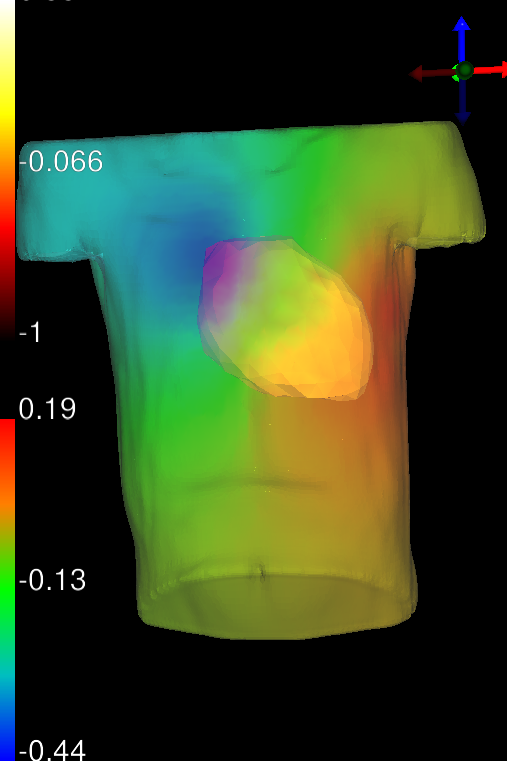
#> input picture test_image_1.png, 507 x 761 px, found by its file name
$ python image_comparer.py   (older library calls are emulated)
#> lines starting #> are read from the running program, lines starting #| are printed output that depends on the picture; after the words box and inside, x2 and y2 are one past the last pixel; in counts of white or black regions, pixels touching at a corner belong together; long printed decimals are rounded
import os, sys
import numpy as np
from scipy import misc
from scipy import ndimage

def read_images(img1_path, img2_path):
    img1 = misc.imread(img1_path)
    img2 = misc.imread(img2_path)
    return img1, img2


def IOU_color(img1, img2):
    """
    In this function I take the two images, which are assumed to
    be correctly aligned and of the same shape, and I return the
    intersection over union. I define IOU in this case to mean
    the intersection (the number of pixels that have the same value)
    divided by the union (the number of pixels in the image).
    As such, the values becomes a kind of percentage of the images
    that is similar. The IOU I calculate here is based off of the color
    images. As such, I simply sum up the number of pixels that are exactly
    the same between both images for the intersection.
    See below for an alternative process.
    """
    assert img1.shape == img2.shape

    notsame = img1 != img2
    notsame = np.max(notsame, axis=-1)
    comp = np.zeros(notsame.shape)
    comp += notsame
    comp *= 255
    misc.imsave("comp_color_onlydif.png", comp)

    union = notsame.shape[0]*notsame.shape[1]
    intersection = union - np.sum(notsame)
    iou = intersection / float(union)

    same = img1 == img2
    same = np.min(same, axis=-1)
    comp2 = img1.copy()
    comp2[same] = 0
    misc.imsave("comp_color_sub1.png", comp2)

    return iou


def IOU_grayscale(img1, img2):
    """
    In this function I take the two images, which are assumed to
    be correctly aligned and of the same shape, and I return the
    intersection over union. I define IOU in this case to mean
    the intersection (the number of pixels that have the same value)
    divided by the union (the number of pixels in the image).
    As such, the values becomes a kind of percentage of the images
    that is similar. The IOU I calculate here is based off of the grayscaled
    images. In particular, instead of simply calculating which pixels have
    the same grayscale value and which don't, I instead subtract one image
    the other and normalize, giving me an image where similar atributes
    have been subtracted out. I then threshold the resulting image, making
    each value a one or zero, and sum the result, which gives me the value
    for intersection. This is more rubust than simply calculating the
    intersection by summing the number of pixels that are exactly the same
    between images. Below I save out images that show the intermediary steps,
    visualizing the process step by step.
    """
    assert img1.shape == img2.shape
    img1_mean = np.mean(img1, axis=-1)
    img2_mean = np.mean(img2, axis=-1)
    comp = img1_mean - img2_mean
    misc.imsave("comp_grayscale_1-2.png", comp)
    temp = misc.imread("comp_grayscale_1-2.png")
    comp = np.array(temp > 128, dtype=np.uint8)
    union = comp.shape[0]*comp.shape[1]
    intersection = union - np.sum(comp)
    iou = intersection / float(union)

    comp *= 255
    misc.imsave("comp_grayscale_1-2_threshold.png", comp)

    comp2 = img1.copy()
    comp2[temp < 128] = 0
    misc.imsave("comp_grayscale_sub1.png", comp2)

    return iou


# [6 lines of commented-out code are left out]


def main():

    img1_path = "test_data/diff_test/test_image_1.png"
    img2_path = "test_data/diff_test/test_image_2.png"
    if len(sys.argv) > 2:
        img1_path = sys.argv[1]
        img2_path = sys.argv[2]
    img1, img2 = read_images(img1_path, img2_path)
#> in read_images, img1 is the input picture: shape (761, 507, 3); mean R, G, B 52.2, 69, 33.5
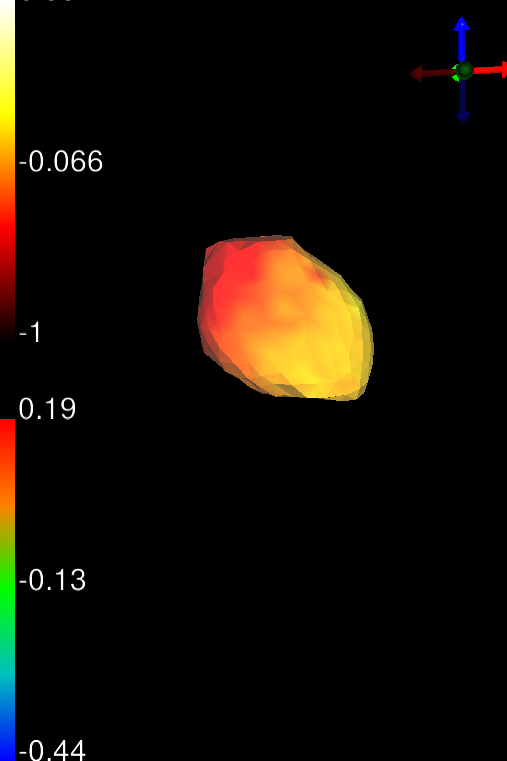
#> input picture test_image_2.png, 507 x 761 px, found by its file name
#> in read_images, img2 is the input picture: shape (761, 507, 3); mean R, G, B 19.2, 13.1, 5.9
    iou = IOU_color(img1, img2)
#> in IOU_color, `notsame = np.max(notsame, axis=-1)`:
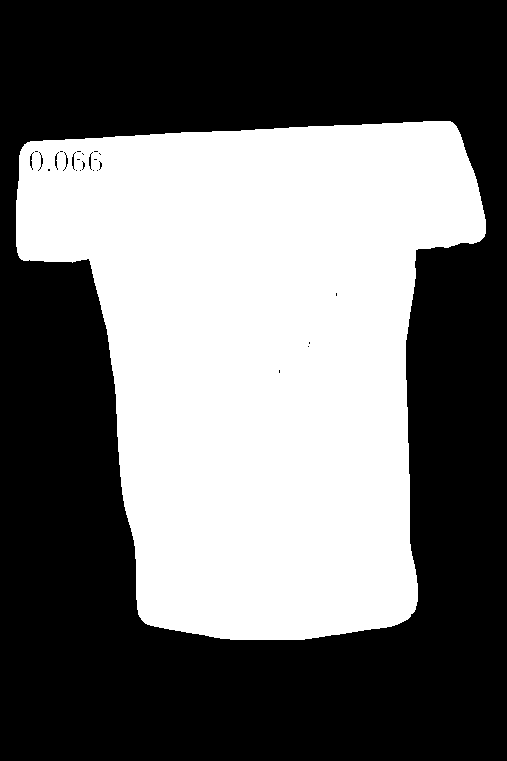
#> notsame: shape (761, 507) bool; 43.4% white; 1 white region, box (x1, y1, x2, y2) and area: (16, 121, 486, 640) 167378
#> in IOU_color, `intersection = union - np.sum(notsame)`: intersection = 218449
#> in IOU_color, `iou = intersection / float(union)`: iou = 0.566
#> in IOU_color, `same = img1 == img2`:
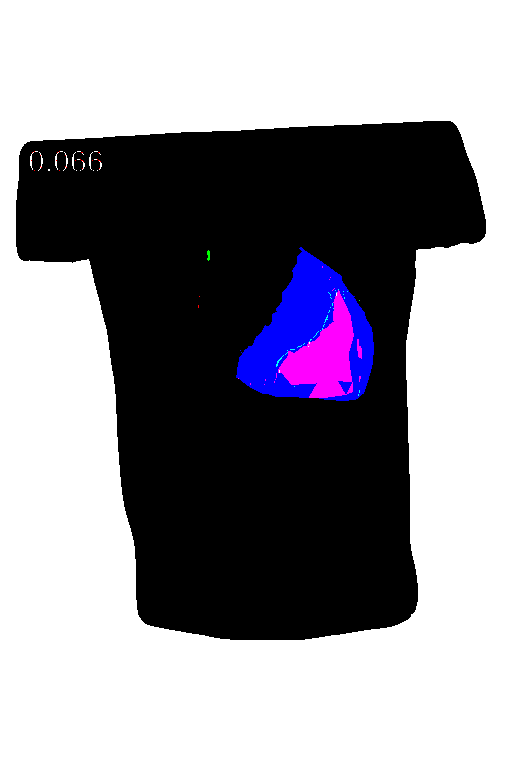
#> same: shape (761, 507, 3) bool; mean R, G, B 0.577, 0.566, 0.601
#> in IOU_color, `comp2[same] = 0`:
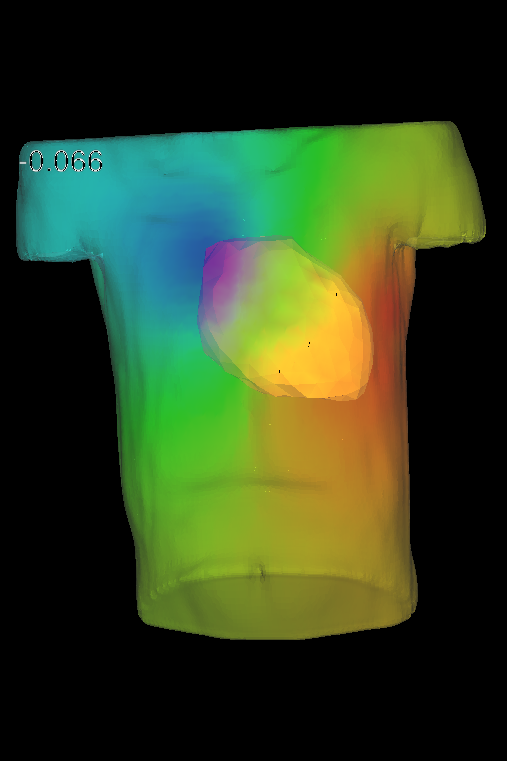
#> comp2: shape (761, 507, 3); 3.6% of pixels changed, all inside (x1, y1, x2, y2) = (0, 0, 507, 761)
#> iou = 0.566
    print('iou of color images:', iou)
#| iou of color images: 0.5662
    iou = IOU_grayscale(img1, img2)
#> in IOU_grayscale, `img1_mean = np.mean(img1, axis=-1)`:
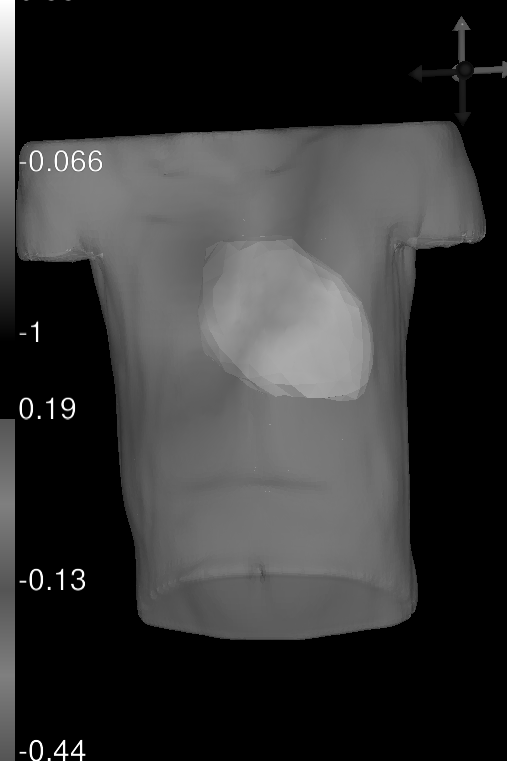
#> img1_mean: shape (761, 507) float64; min 0, max 255, mean 51.6
#> in IOU_grayscale, `comp = np.array(temp > 128, dtype=np.uint8)`:
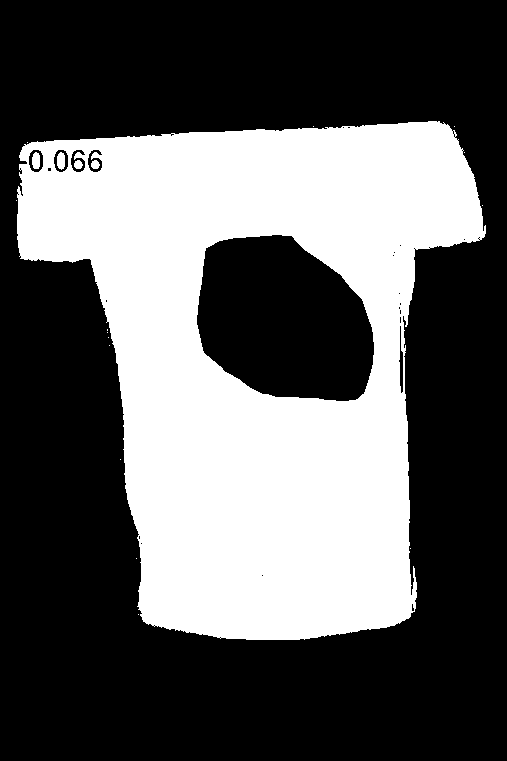
#> comp: shape (761, 507); values 0 (black) and 1 (white), 36.5% white; 19 white regions (14 under 20 px), largest, box (x1, y1, x2, y2) and area: (17, 121, 486, 640) 140407, (57, 152, 65, 170) 119, (32, 152, 40, 169) 116, (74, 160, 83, 169) 62, (91, 160, 100, 169) 62
#> in IOU_grayscale, `intersection = union - np.sum(comp)`: intersection = 245046
#> in IOU_grayscale, `iou = intersection / float(union)`: iou = 0.635
#> in IOU_grayscale, `comp2[temp < 128] = 0`:
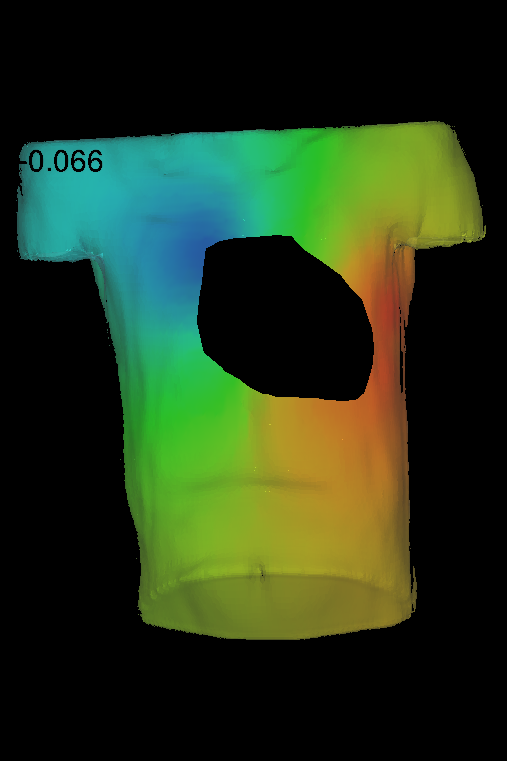
#> comp2: shape (761, 507, 3); 10.44% of pixels changed, all inside (x1, y1, x2, y2) = (0, 0, 507, 761)
#> iou = 0.635
    print('iou of grayscale images:', iou)
#| iou of grayscale images: 0.6351


if __name__ == '__main__':
    main()
